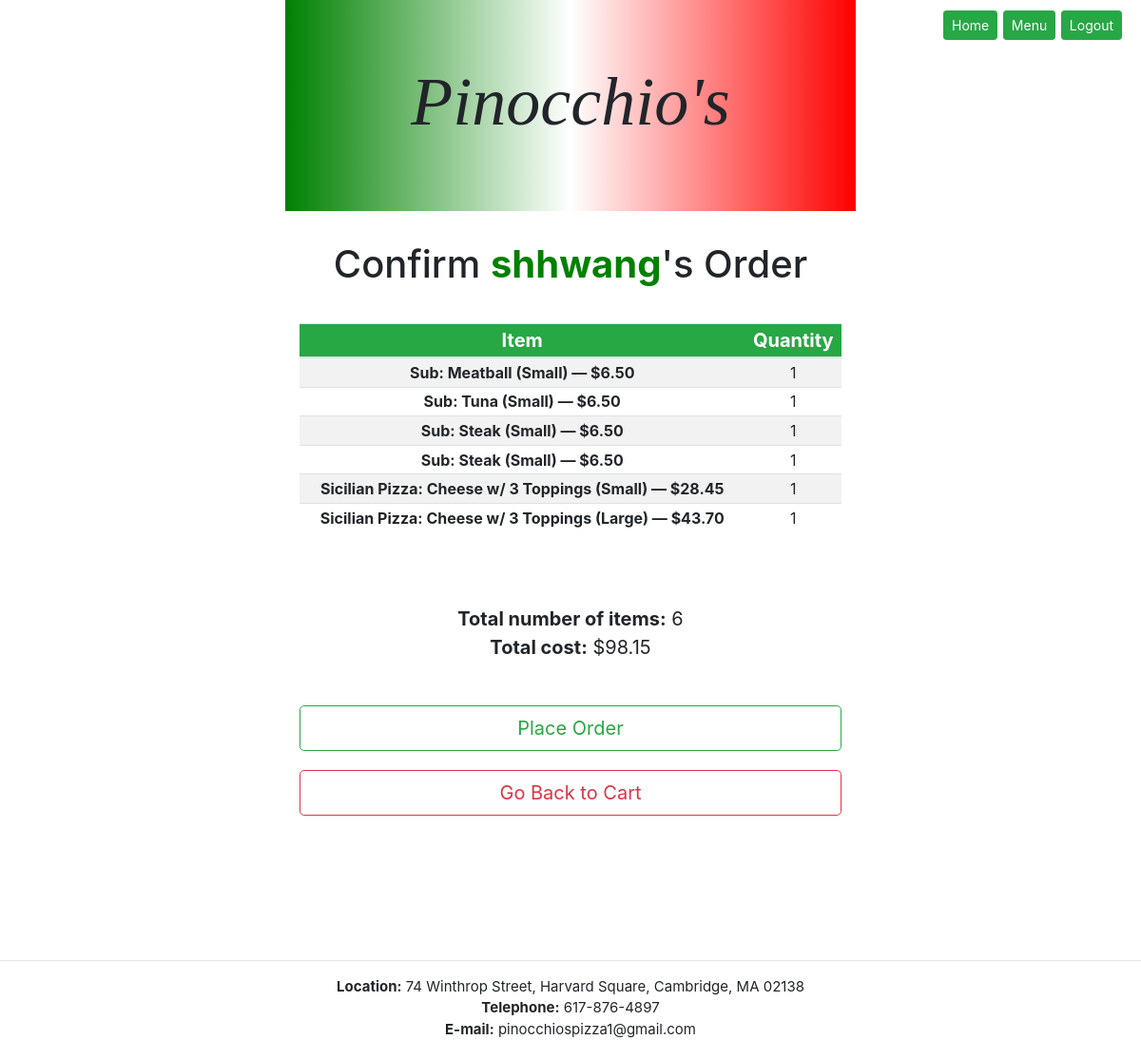
The page /orderconfirm (signed in) on the database its author committed.
### orders/models.py (models this page shows, shortened)
class CartEntry(models.Model):
    item = models.ForeignKey(Menu, on_delete=models.CASCADE)
    cart = models.ForeignKey(Cart, on_delete=models.CASCADE)
    quantity = models.PositiveIntegerField(default=0)
    class Meta:
        verbose_name = 'Cart Entry'
        verbose_name_plural = 'Cart Entries'

class Menu(models.Model):
    FOOD_CHOICES = (
        ('RegularPizza', 'Regular Pizza'),
        ('SicilianPizza', 'Sicilian Pizza'),
        ("Sub", 'Sub'),
        ("Salad", 'Salad'),
        ("Pasta", 'Pasta'),
        ("DinnerPlatter", 'Dinner Platter')
    )
    SIZE_CHOICES = (
        ("Small", "Small"),
        ("Large", "Large")
    )
    category = models.CharField(max_length=20, choices=FOOD_CHOICES)
    name = models.CharField(max_length=200)
    size = models.CharField(max_length=6, choices=SIZE_CHOICES, null=True, blank=True)
    topping = models.PositiveIntegerField(default=0)
    price = models.DecimalField(max_digits=5, decimal_places=2)
    def __str__(self):
        if self.size is not None:
            return f"{self.get_category_display()}: {self.name} ({self.size}) — ${self.price}"
        else:
            return f"{self.get_category_display()}: {self.name} — ${self.price}"

class Cart(models.Model):
    user = models.ForeignKey(User, on_delete=models.CASCADE, related_name="carts")
    updated = models.DateTimeField(auto_now=True)
    count = models.PositiveIntegerField(default=0)
    total = models.DecimalField(max_digits=7, default=0, decimal_places=2)

### orders/views.py (the view)
# urls.py: path("orderconfirm", views.order_confirm_view, name="orderconfirm"),
def order_confirm_view(request):
    if not request.user.is_authenticated:
        return HttpResponseRedirect(reverse("index"))
    elif request.user.is_superuser:
        return HttpResponseRedirect(reverse("index"))
    else:
        user = request.user
        cart = Cart.objects.get(user = user)
        cartentry = CartEntry.objects.filter(cart = cart)
        pztoppingentry = PizzaToppingEntry.objects.filter(cartentry__in = cartentry)
        subtoppingentry = SubToppingEntry.objects.filter(cartentry__in = cartentry)
        context = {
            "user": user,
            "cart": cart,
            "cartentry": cartentry,
            "pztoppingentry": pztoppingentry,
            "subtoppingentry": subtoppingentry
        }
        return render(request, "orders/orderconfirm.html", context)

### orders/templates/orders/orderconfirm.html (shortened to what this page needs)
{% extends "orders/base.html" %}
{% block heading %}
    Confirm <span style="color: green"><b>{{ user.username }}</b></span>'s Order
{% endblock %}
{% block body %}
<table class="table table-sm table-striped">
    <thead class="bg-success">
        <tr>
            <th scope="col">Item</th>
            <th scope="col">Quantity</th>
        </tr>
    </thead>
    <tbody>
        {% for entry in cartentry %}
            <tr>
                <th scope="row">{{ entry.item }}</th>
                <td>{{ entry.quantity }}</td>
            </tr>
        {% endfor %}
    </tbody>
</table><br><br>
<ul>
    <li><b>Total number of items:</b> {{ cart.count }}</li>
    <li><b>Total cost:</b> ${{ cart.total }} </li>
</ul><br>
<form action="{% url 'orderplaced' %}" method="post">
    <ul>
        <li><button class= "btn btn-outline-success btn-lg btn-block" href="{% url 'orderplaced' %}" type="submit">Place Order</button></li>
    </ul>
</form>
<ul>
    <li><a class= "btn btn-outline-danger btn-lg btn-block" href="{% url 'cart' %}" role="button">Go Back to Cart</a></li><br>
</ul>
<div id="navfloat">
    <a class="btn btn-success btn-sm" href="{% url 'index' %}" role="button">Home</a>
    <a class="btn btn-success btn-sm" href="{% url 'menu' %}" role="button">Menu</a>
    <a class="btn btn-success btn-sm" href="{% url 'logout' %}" role="button">Logout</a>
</div>
{% endblock %}

### orders/static/orders/style.css (style rules this page uses)
body { max-width: 2000px; margin: auto; font-size: 20px; }
div { text-align: center; margin: auto; }
form { display: block; }
ul { list-style-type: none; padding-left: 0; }
#navfloat { position: fixed; top: 10px; right: 20px; }
thead { font-size: 20px; color: white; }
table { text-align:center; }

### rows shown on the page
CartEntry: item "Sub: Meatball (Small) — $6.50", quantity "1"
CartEntry: item "Sub: Tuna (Small) — $6.50", quantity "1"
CartEntry: item "Sub: Steak (Small) — $6.50", quantity "1"
CartEntry: item "Sub: Steak (Small) — $6.50", quantity "1"
CartEntry: item "Sicilian Pizza: Cheese w/ 3 Toppings (Small) — $28.45", quantity "1"
CartEntry: item "Sicilian Pizza: Cheese w/ 3 Toppings (Large) — $43.70", quantity "1"
Cart: count "6", total "98.15"

### other values the page prints
{{ user.username }} "shhwang"
